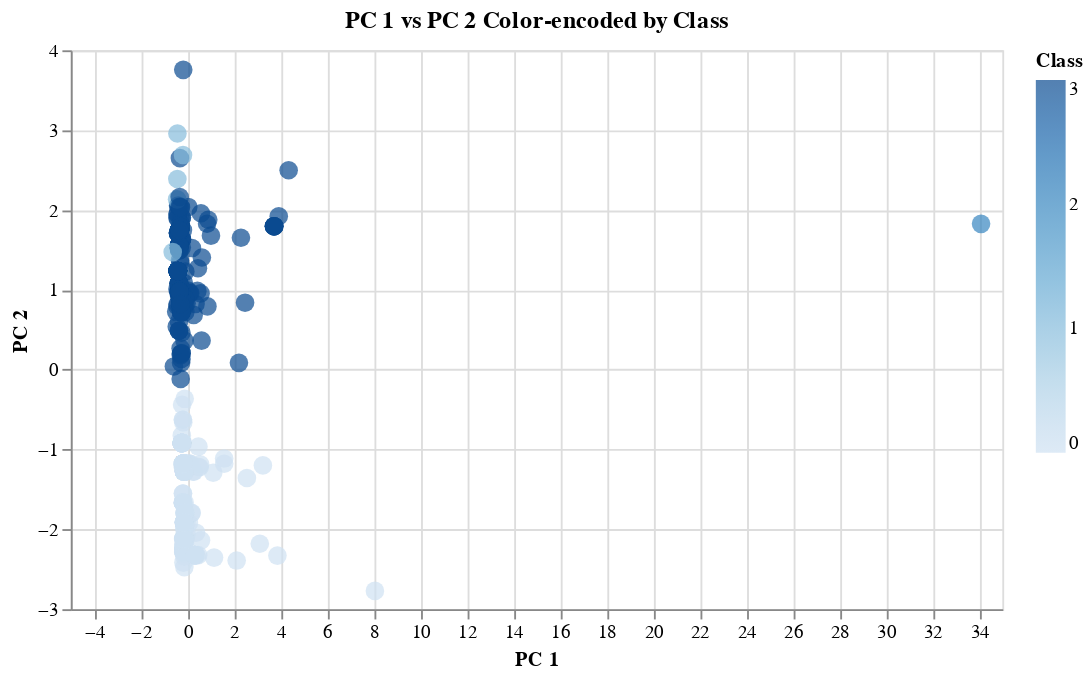

Notebook cell for this chart:
### Markdown cell above
Visualizing Results
2D-Scatter with Clusters

### Code cell
# Create a 2D-Scatter with the PCA data and the clusters
fig = alt.Chart(clustered_df).mark_circle(
    size=100
).encode(
    alt.X("PC 1", title="PC 1", scale=alt.Scale(zero=False)),
    alt.Y("PC 2", title="PC 2", scale=alt.Scale(zero=False)),
    color="Class",
    tooltip=["CoinName", "Algorithm", "TotalCoinsMined", "TotalCoinSupply"]
).properties(
    height=300,
    width=500,
    title="PC 1 vs PC 2 Color-encoded by Class").interactive()
fig

### Figure 1 — Vega-Lite specification as saved in the notebook (floating-point values rounded to 4 significant figures; data arrays with more than 128 entries replaced by an {"elided": "..."} marker saying what was removed)
{"config": {"view": {"continuousWidth": 400, "continuousHeight": 300}}, "data": {"name": "data-dc6a37cc931f20fb00935ec8c3c994cd"}, "mark": {"type": "circle", "size": 100}, "encoding": {"color": {"field": "Class", "type": "quantitative"}, "tooltip": [{"field": "CoinName", "type": "nominal"}, {"field": "Algorithm", "type": "nominal"}, {"field": "TotalCoinsMined", "type": "quantitative"}, {"field": "TotalCoinSupply", "type": "quantitative"}], "x": {"field": "PC 1", "scale": {"zero": false}, "title": "PC 1", "type": "quantitative"}, "y": {"field": "PC 2", "scale": {"zero": false}, "title": "PC 2", "type": "quantitative"}}, "height": 300, "selection": {"selector001": {"type": "interval", "bind": "scales", "encodings": ["x", "y"]}}, "title": "PC 1 vs PC 2 Color-encoded by Class", "width": 500, "$schema": "https://vega.github.io/schema/vega-lite/v4.17.0.json", "datasets": {"data-dc6a37cc931f20fb00935ec8c3c994cd": {"elided": "533 records"}}}
